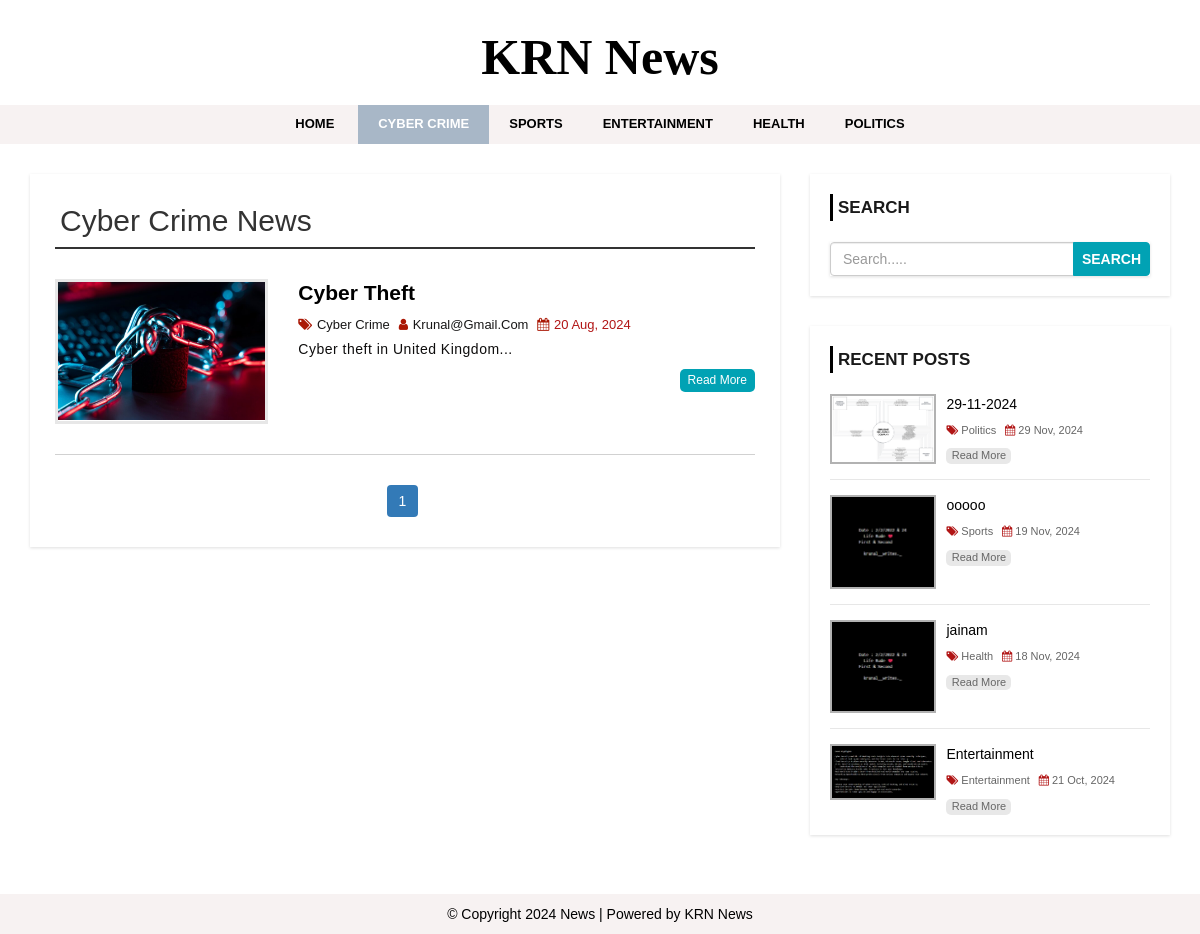
Page /category.php?cid=1 on the committed database.
### tables this page shows
CREATE TABLE `settings` (
  `id` int(11) NOT NULL,
  `websitename` varchar(60) NOT NULL,
  `logo` varchar(50) NOT NULL,
  `footerdesc` varchar(255) NOT NULL
);

CREATE TABLE `category` (
  `category_id` int(11) NOT NULL,
  `category_name` varchar(100) NOT NULL,
  `post` int(11) NOT NULL DEFAULT 0
);

CREATE TABLE `post` (
  `post_id` int(11) NOT NULL,
  `title` varchar(100) NOT NULL,
  `description` text NOT NULL,
  `category` varchar(100) NOT NULL,
  `post_date` varchar(50) NOT NULL,
  `author` int(11) NOT NULL,
  `post_img` varchar(100) NOT NULL
);

CREATE TABLE `user` (
  `user_id` int(10) UNSIGNED NOT NULL,
  `first_name` varchar(30) NOT NULL,
  `last_name` varchar(30) NOT NULL,
  `username` varchar(30) DEFAULT NULL,
  `password` varchar(40) DEFAULT NULL,
  `role` int(11) NOT NULL,
  `resettoken` varchar(255) NOT NULL,
  `resettokenexpired` date DEFAULT NULL
);

### config.php (called while the page is built, shortened)
<?php
$hostname = "http://localhost/news-site";
?>

### category.php (the view, shortened to what this page needs)
<?php include 'header.php'; ?>
    <div id="main-content">
      <div class="container">
        <div class="row">
            <div class="col-md-8">
                <div class="post-container">
                  <?php
                  include "config.php";
                  if(isset($_GET['cid'])){
                    $cat_id = $_GET['cid'];
                    $cat_id = mysqli_real_escape_string($conn, $cat_id);
                    $sql1 = "SELECT * FROM category WHERE category_id = {$cat_id}";
                    $result1 = mysqli_query($conn, $sql1) or die("Query Failed.");
                    $row1 = mysqli_fetch_assoc($result1);
                  ?>
                  <h2 class="page-heading"><?php echo $row1['category_name']; ?> News</h2>
                  <?php
                    $limit = 3;
                    if(isset($_GET['page'])){
                      $page = $_GET['page'];
                    }else{
                      $page = 1;
                    }
                    $offset = ($page - 1) * $limit;
                    $sql = "SELECT post.post_id, post.title, post.description,post.post_date,post.author,
                    category.category_name,user.username,post.category,post.post_img FROM post
                    LEFT JOIN category ON post.category = category.category_id
                    LEFT JOIN user ON post.author = user.user_id
                    WHERE post.category = {$cat_id}
                    ORDER BY post.post_id DESC LIMIT {$offset},{$limit}";
                    $result = mysqli_query($conn, $sql) or die("Query Failed.");
                    if(mysqli_num_rows($result) > 0){
                      while($row = mysqli_fetch_assoc($result)) {
                  ?>
                    <div class="post-content">
                        <div class="row">
                            <div class="col-md-4">
                              <a class="post-img" href="single.php?id=<?php echo $row['post_id']; ?>"><img src="admin/upload/<?php echo $row['post_img']; ?>" alt=""/></a>
                            </div>
                            <div class="col-md-8">
                              <div class="inner-content clearfix">
                                  <h3><a href='single.php?id=<?php echo $row['post_id']; ?>'><?php echo $row['title']; ?></a></h3>
                                  <div class="post-information">
                                      <span>
                                          <i class="fa fa-tags" aria-hidden="true"></i>
                                          <a href='category.php?cid=<?php echo $row['category']; ?>'><?php echo $row['category_name']; ?></a>
                                      </span>
                                      <span>
                                          <i class="fa fa-user" aria-hidden="true"></i>
                                          <a href='author.php?aid=<?php echo $row['author']; ?>'><?php echo $row['username']; ?></a>
                                      </span>
                                      <span>
                                          <i class="fa fa-calendar" aria-hidden="true"></i>
                                          <?php echo $row['post_date']; ?>
                                      </span>
                                  </div>
                                  <p class="description">
                                      <?php echo substr($row['description'],0,130)."..."; ?>
                                  </p>
                                  <a class='read-more pull-right' href='single.php?id=<?php echo $row['post_id']; ?>'>read more</a>
                              </div>
                            </div>
                        </div>
                    </div>
                    <?php
                      }
                    }else{
                      echo "<h2>No Record Found.</h2>";
                    }
                    if(mysqli_num_rows($result1) > 0){
                      $total_records = $row1['post'];
                      $total_page = ceil($total_records / $limit);
                      echo '<ul class="pagination admin-pagination">';
                      for($i = 1; $i <= $total_page; $i++){
                        if($i == $page){
                          $active = "active";
                        }else{
                          $active = "";
                        }
                        echo '<li class="'.$active.'"><a href="category.php?cid='.$cat_id .'&page='.$i.'">'.$i.'</a></li>';
                      }
                      echo '</ul>';
                    }
                  }else{
                    echo "<h2>No Record Found.</h2>";
                  }
                    ?>
                </div>
            </div>
            <?php include 'sidebar.php'; ?>
        </div>
      </div>
    </div>
<?php include 'footer.php'; ?>

### header.php (shortened to what this page needs)
<?php
  include "config.php";
?>
<!DOCTYPE html>
<html lang="en">
<head>
    <link rel="stylesheet" href="css/bootstrap.min.css"/>
    <link rel="stylesheet" href="css/font-awesome.css">
    <link rel="stylesheet" href="css/style.css">
</head>
<body>
<div id="header">
    <div class="container">
        <div class="row">
            <div class=" col-md-offset-4 col-md-4">
              <?php
                include "config.php";
                $sql = "SELECT * FROM settings";
                $result = mysqli_query($conn, $sql) or die("Query Failed.");
                if(mysqli_num_rows($result) > 0){
                  while($row = mysqli_fetch_assoc($result)) {
                    if($row['logo'] == ""){
                      echo '<a href="index.php"><h1>'.$row['websitename'].'</h1></a>';
                    }else{
                        echo '<a href="index.php"><h1 style="font-weight: bold !important; font-family: Times New Roman, Times, serif; font-size:50px; color: black;">'.$row['websitename'].'</h1></a>';
                    }
                  }
                }
                ?>
            </div>
        </div>
    </div>
</div>
<div id="menu-bar">
    <div class="container">
        <div class="row">
            <div class="col-md-12">
              <?php
                include "config.php";
                if(isset($_GET['cid'])){
                  $cat_id = $_GET['cid'];
                }
                $sql = "SELECT * FROM category WHERE post > 0";
                $result = mysqli_query($conn, $sql) or die("Query Failed. : Category");
                if(mysqli_num_rows($result) > 0){
                  $active = "";
              ?>
                <ul class='menu'>
                  <li><a href='<?php echo $hostname; ?>'>Home</a></li>
                  <?php while($row = mysqli_fetch_assoc($result)) {
                    if(isset($_GET['cid'])){
                      if($row['category_id'] == $cat_id){
                        $active = "active";
                      }else{
                        $active = "";
                      }
                    }
                    echo "<li><a class='{$active}' href='category.php?cid={$row['category_id']}'>{$row['category_name']}</a></li>";
                  } ?>
                </ul>
                <?php } ?>
            </div>
        </div>
    </div>
</div>

### sidebar.php
<div id="sidebar" class="col-md-4">
    <div class="search-box-container">
        <h4>Search</h4>
        <form class="search-post" action="search.php" method ="GET">
            <div class="input-group">
                <input type="text" name="search" class="form-control" placeholder="Search.....">
                <span class="input-group-btn">
                    <button type="submit" class="btn btn-danger">Search</button>
                </span>
            </div>
        </form>
    </div>
    <div class="recent-post-container">
        <h4>Recent Posts</h4>
        <?php
        include "config.php";
        $limit = 4;
        $sql = "SELECT post.post_id, post.title, post.post_date,
        category.category_name,post.category,post.post_img FROM post
        LEFT JOIN category ON post.category = category.category_id
        ORDER BY post.post_id DESC LIMIT {$limit}";
        $result = mysqli_query($conn, $sql) or die("Query Failed. : Recent Post");
        if(mysqli_num_rows($result) > 0){
          while($row = mysqli_fetch_assoc($result)) {
      ?>
        <div class="recent-post">
            <a class="post-img" href="single.php?id=<?php echo $row['post_id']; ?>">
                <img src="admin/upload/<?php echo $row['post_img']; ?>" alt=""/>
            </a>
            <div class="post-content">
                <h5><a href="single.php?id=<?php echo $row['post_id']; ?>"><?php echo $row['title']; ?></a></h5>
                <span>
                    <i class="fa fa-tags" aria-hidden="true"></i>
                    <a href='category.php?cid=<?php echo $row['category']; ?>'><?php echo $row['category_name']; ?></a>
                </span>
                <span>
                    <i class="fa fa-calendar" aria-hidden="true"></i>
                    <?php echo $row['post_date']; ?>
                </span>
                <a class="read-more" href="single.php?id=<?php echo $row['post_id']; ?>">read more</a>
            </div>
        </div>
    <?php
      }
    }
    ?>
    </div>
</div>

### footer.php
<div id ="footer">
    <div class="container">
        <div class="row">
            <div class="col-md-12">
              <?php
                include "config.php";
                $sql = "SELECT * FROM settings";
                $result = mysqli_query($conn, $sql) or die("Query Failed.");
                if(mysqli_num_rows($result) > 0){
                  while($row = mysqli_fetch_assoc($result)) {
              ?>
                <span><?php echo $row['footerdesc']; ?></span>
              <?php
                }
              }
              ?>
            </div>
        </div>
    </div>
</div>
</body>
</html>

### css/style.css (style rules this page uses)
body { background: #ffffff; font-family: verdana, sans-serif,arial,Helvetica; }
a, a:hover, a:focus { text-decoration: none; outline: none; }
ul { margin:0; padding:0; list-style:none; }
h2.page-heading { margin: 5px 0 30px; padding: 0 5px 10px; border-bottom: 2px solid #333; }
form { background: #fff; padding: 25px; box-shadow:0 1px 3px rgba(0, 0, 0, 0.13); }
#header { background: #ffffff; text-align: center; padding: 10px; }
#menu-bar { background: rgba(247, 242, 242, 0.977); text-align: center; position: sticky; top: 0; z-index: 999; }
#menu-bar .menu > li { display: inline-block; }
.menu > li > a { padding: 10px 20px; display: block; text-transform: uppercase; color: #000000; font-size: 13px; font-weight:600; transition:all 0.5s ease 0s; }
#menu-bar .menu > li > a:hover, #menu-bar .menu > li > a.active { color:#fff; background:#a8b7c7; }
#main-content { padding: 30px 0; min-height: 750px; }
#main-content .post-container { background-color: #fff; padding: 25px; box-shadow: 0 1px 3px rgba(0, 0, 0, 0.13); }
#main-content .post-content { border-bottom: 1px solid #d1d1d1; padding: 0 0 30px; margin-bottom:30px; }
#main-content .post-content img { width: 100%; }
#main-content .post-content .post-img { border: 3px solid #e7e7e7; display: block; height: 145px; overflow: hidden; transition: border .3s; }
#main-content .post-content h3 { font-size: 21px; line-height: 28px; font-weight: 600; margin: 0 0 7px; }
#main-content .post-content h3 a { color: black; transition:all 0.3s; }
#main-content .post-content .post-information span { color: #ab0404ee; font-size: 13px; text-transform: capitalize; margin: 0 5px 5px 0; display: inline-block; }
#main-content .post-content .post-information i { color: #aa1805; margin-right: 1px; }
#main-content .post-content .post-information a { color: #181717; text-decoration: none; }
#main-content .post-content p, #main-content .single-post p { color: #0e0d0d; font-size: 14px; letter-spacing: 0.5px; margin:0 0 10px; }
#main-content .post-content a.read-more { color: #fff; background-color: #01a2b4; font-size: 12px; text-transform: capitalize; padding: 3px 8px; border-radius: 5px; transition: all 0.3s; }
.pagination { display: block; text-align: center; margin: 0; }
.pagination li { display:inline-block; margin: 0 5px 0 0; }
.pagination li a { border: none; background: #01a2b4; color: #fff; }
i.fa { color:#222; }
#sidebar h4 { color: #1A1A1A; font-size: 17px; line-height: 27px; font-weight:600; text-transform: uppercase; padding: 0 0 0 5px; margin: 0 0 21px; border-left: 3px solid #000000; }
#sidebar .search-box-container { background-color: #fff; padding: 20px; margin: 0 0 30px; box-shadow: 0 1px 3px rgba(0, 0, 0, 0.13); }
#sidebar .search-post { padding: 0; }
#sidebar .search-post input { color: #606060; }
#sidebar .search-post .btn { font-weight: 600; text-transform: uppercase; padding: 6px 8px; background-color: #01a2b4; border-color: #01a2b4; outline: none; }
#sidebar .recent-post-container { padding: 20px; background: #fff; box-shadow: 0 1px 3px rgba(0, 0, 0, 0.13); }
#sidebar .recent-post { border-bottom: 1px solid #e7e7e7; padding: 0 0 15px; margin: 0 0 15px; }
#sidebar .recent-post:last-child { margin: 0; padding: 0; border: none; }
#sidebar .recent-post .post-img { display: inline-block; width: 33%; border: 2px solid rgba(0,0,0,0.3); vertical-align: top; transition: border .3s; }
#sidebar .recent-post .post-img img { width: 100%; }
#sidebar .recent-post .post-content { width: 65%; display: inline-block; border: none; padding: 0 0 0 7px; margin: 0; }
#sidebar .recent-post h5 { font-size: 14px; line-height: 20px; margin: 0 0 5px; }
#sidebar .recent-post h5 a { color: black; }
#sidebar .recent-post span { color: #666; font-size: 11px; display: inline-block; margin: 0 5px 10px 0; }
#sidebar .recent-post span a { color: #666; }
#sidebar .recent-post span i { color: #ab0404ee; }
#sidebar .recent-post a.read-more { color: #666; background-color: rgba(0,0,0,0.09); width: 65px; font-size: 11px; text-align: center; padding: 0; display: block; transition: all 0.3s; }
#footer { color: black; padding: 10px 0; text-align:center; background-color:rgba(247, 242, 242, 0.977); }
#log,img { width:135px; }

### rows in the picture
settings: websitename "KRN News", footerdesc "© Copyright 2024 News | Powered by KRN News"
category: category_name "CYBER CRIME", category_name "Cyber Crime"
category: category_name "SPORTS"
category: category_name "ENTERTAINMENT"
category: category_name "HEALTH"
category: category_name "POLITICS"
post: post_img (picture), title "Cyber Theft", category.category_name "Cyber Crime", user.username "Krunal@gmail.com", post_date "20 Aug, 2024", description "Cyber theft in United Kingdom"
post: post_img (placeholder picture), title "29-11-2024", category.category_name "Politics", post_date "29 Nov, 2024"
post: post_img (picture), title "ooooo", category.category_name "Sports", post_date "19 Nov, 2024"
post: post_img (picture), title "jainam", category.category_name "Health", post_date "18 Nov, 2024"
post: post_img (picture), title "Entertainment", category.category_name "Entertainment", post_date "21 Oct, 2024"
